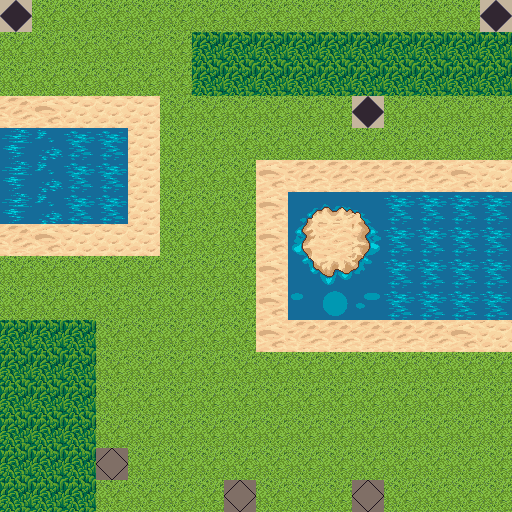

This is a level from a 2D game, rendered from its Tiled map with the project's own tilesets. A one-line summary and the map file follow, with tile-layer data summarised:
An orthogonal 16x16 tile map with 32x32 px tiles, 1 tile layer (ground).

<map version="1.0" orientation="orthogonal" renderorder="right-down" width="16" height="16" tilewidth="32" tileheight="32" nextobjectid="1">
 <tileset firstgid="1" name="terrain" tilewidth="32" tileheight="32" tilecount="1024">
  <image source="terrain.png" width="1024" height="1024" />
  <tile id="187">
   <properties>
    <property name="restriction" value="unavailable" />
   </properties>
  </tile>
  <tile id="188">
   <properties>
    <property name="restriction" value="unavailable" />
   </properties>
  </tile>
  <tile id="189">
   <properties>
    <property name="restriction" value="unavailable" />
   </properties>
  </tile>
  <tile id="277">
   <properties>
    <property name="restriction" value="unavailable" />
   </properties>
  </tile>
  <tile id="278">
   <properties>
    <property name="restriction" value="unavailable" />
   </properties>
  </tile>
  <tile id="279">
   <properties>
    <property name="restriction" value="unavailable" />
   </properties>
  </tile>
  <tile id="298">
   <properties>
    <property name="restriction" value="one-time" />
   </properties>
  </tile>
  <tile id="341">
   <properties>
    <property name="restriction" value="unavailable" />
   </properties>
  </tile>
  <tile id="342">
   <properties>
    <property name="restriction" value="unavailable" />
   </properties>
  </tile>
  <tile id="343">
   <properties>
    <property name="restriction" value="unavailable" />
   </properties>
  </tile>
  <tile id="370">
   <properties>
    <property name="restriction" value="one-time" />
   </properties>
  </tile>
  <tile id="371">
   <properties>
    <property name="restriction" value="one-time" />
   </properties>
  </tile>
  <tile id="372">
   <properties>
    <property name="restriction" value="one-time" />
   </properties>
  </tile>
  <tile id="373">
   <properties>
    <property name="restriction" value="unavailable" />
   </properties>
  </tile>
  <tile id="374">
   <properties>
    <property name="restriction" value="unavailable" />
   </properties>
  </tile>
  <tile id="375">
   <properties>
    <property name="restriction" value="unavailable" />
   </properties>
  </tile>
  <tile id="620">
   <properties>
    <property name="restriction" value="source" />
   </properties>
  </tile>
  <tile id="621">
   <properties>
    <property name="restriction" value="target" />
   </properties>
  </tile>
  <tile id="834">
   <properties>
    <property name="restriction" value="unavailable" />
   </properties>
  </tile>
 </tileset>
 <layer name="ground" width="16" height="16">
  <data>[256 cells, 256 non-empty, 22 distinct tile ids]</data>
 </layer>
</map>
